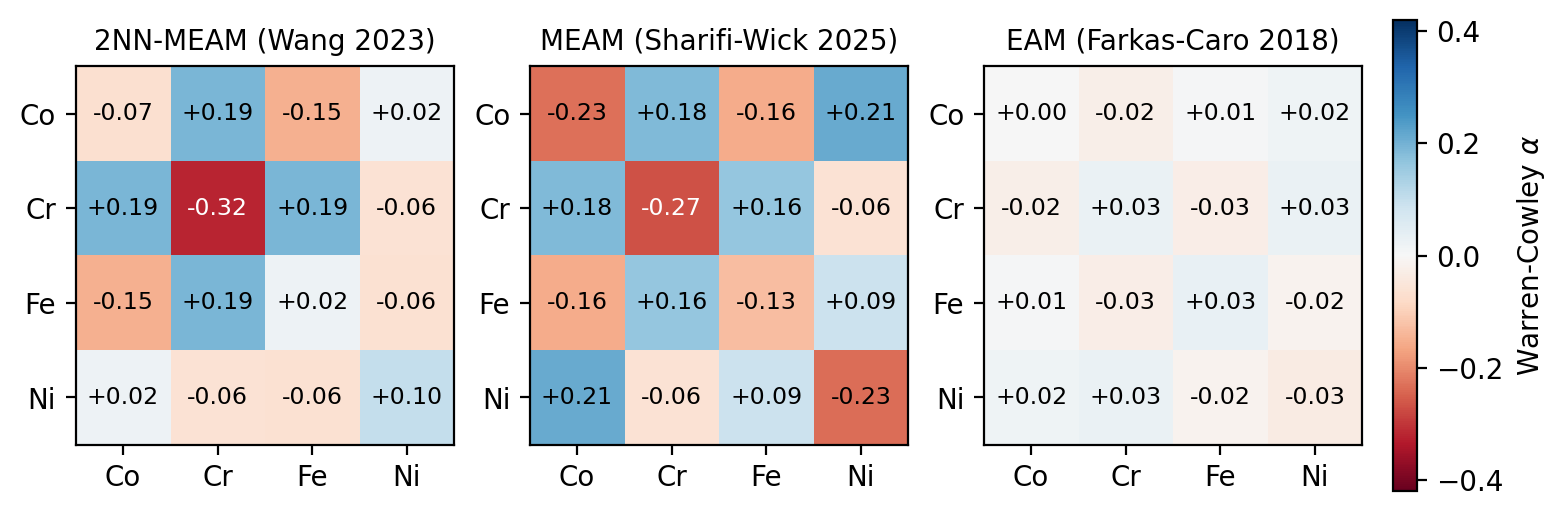

Write the Python code that produced this figure.
#!/usr/bin/env python3
# Licensed under CC BY 4.0
# A Set of Materials-Science Tutorials for the LAMMPS Simulation Package
# Tutorial 17: chemical short-range order in a high-entropy alloy
#
# Side-by-side comparison of the first-shell Warren-Cowley matrices produced
# by the three potentials at 1300 K (sro-2nnmeam.lmp, sro-sharifi.lmp,
# sro-hot.lmp).  Each panel shows the full 4x4 alpha matrix averaged over the
# tail of the corresponding trajectory: red = attraction (alpha < 0, more
# pairs than random), blue = avoidance (alpha > 0), white = ideal solution.

import numpy as np
import matplotlib.pyplot as plt

RCUT = 3.0
NTYPES = 4
ELEMENTS = ["Co", "Cr", "Fe", "Ni"]
TAIL = 10
RUNS = [("anneal-2nnmeam.dump", "2NN-MEAM (Wang 2023)"),
        ("anneal-sharifi.dump", "MEAM (Sharifi-Wick 2025)"),
        ("anneal-hot.dump", "EAM (Farkas-Caro 2018)")]


def read_dump(fname):
    frames = []
    with open(fname) as f:
        lines = f.read().splitlines()
    i = 0
    while i < len(lines):
        if not lines[i].startswith("ITEM: TIMESTEP"):
            i += 1
            continue
        natoms = int(lines[i + 3])
        box = np.array([[float(v) for v in lines[i + 5 + k].split()[:2]]
                        for k in range(3)])
        cols = lines[i + 8].split()[2:]
        data = np.array([[float(v) for v in lines[i + 9 + k].split()]
                         for k in range(natoms)])
        col = {c: data[:, j] for j, c in enumerate(cols)}
        xyz = np.stack([col["x"], col["y"], col["z"]], axis=1)
        frames.append((col["type"].astype(int), xyz, box[:, 1] - box[:, 0]))
        i += 9 + natoms
    return frames


def warren_cowley(types, xyz, blen):
    conc = np.array([np.mean(types == t) for t in range(1, NTYPES + 1)])
    pairs = np.zeros((NTYPES, NTYPES))
    total = np.zeros(NTYPES)
    for i in range(len(types)):
        d = xyz - xyz[i]
        d -= blen * np.round(d / blen)
        r = np.sqrt((d * d).sum(axis=1))
        r[i] = 1e9
        for j in np.where(r < RCUT)[0]:
            pairs[types[i] - 1, types[j] - 1] += 1
            total[types[i] - 1] += 1
    alpha = 1.0 - (pairs / total[:, None]) / conc[None, :]
    return 0.5 * (alpha + alpha.T)


fig, axes = plt.subplots(1, 3, figsize=(10.0, 3.6))
for ax, (fname, title) in zip(axes, RUNS):
    frames = read_dump(fname)
    A = np.array([warren_cowley(t, x, b) for t, x, b in frames[-TAIL:]]).mean(axis=0)
    im = ax.imshow(A, cmap="RdBu", vmin=-0.42, vmax=0.42)
    ax.set_xticks(range(NTYPES), ELEMENTS)
    ax.set_yticks(range(NTYPES), ELEMENTS)
    ax.set_title(title, fontsize=10)
    for i in range(NTYPES):
        for j in range(NTYPES):
            ax.text(j, i, f"{A[i, j]:+.2f}", ha="center", va="center",
                    fontsize=8.5,
                    color="white" if abs(A[i, j]) > 0.25 else "black")
cb = fig.colorbar(im, ax=axes, shrink=0.85, pad=0.02)
cb.set_label(r"Warren-Cowley $\alpha$")
fig.savefig("compare-alpha.png", dpi=200, bbox_inches="tight")
print("wrote compare-alpha.png")
